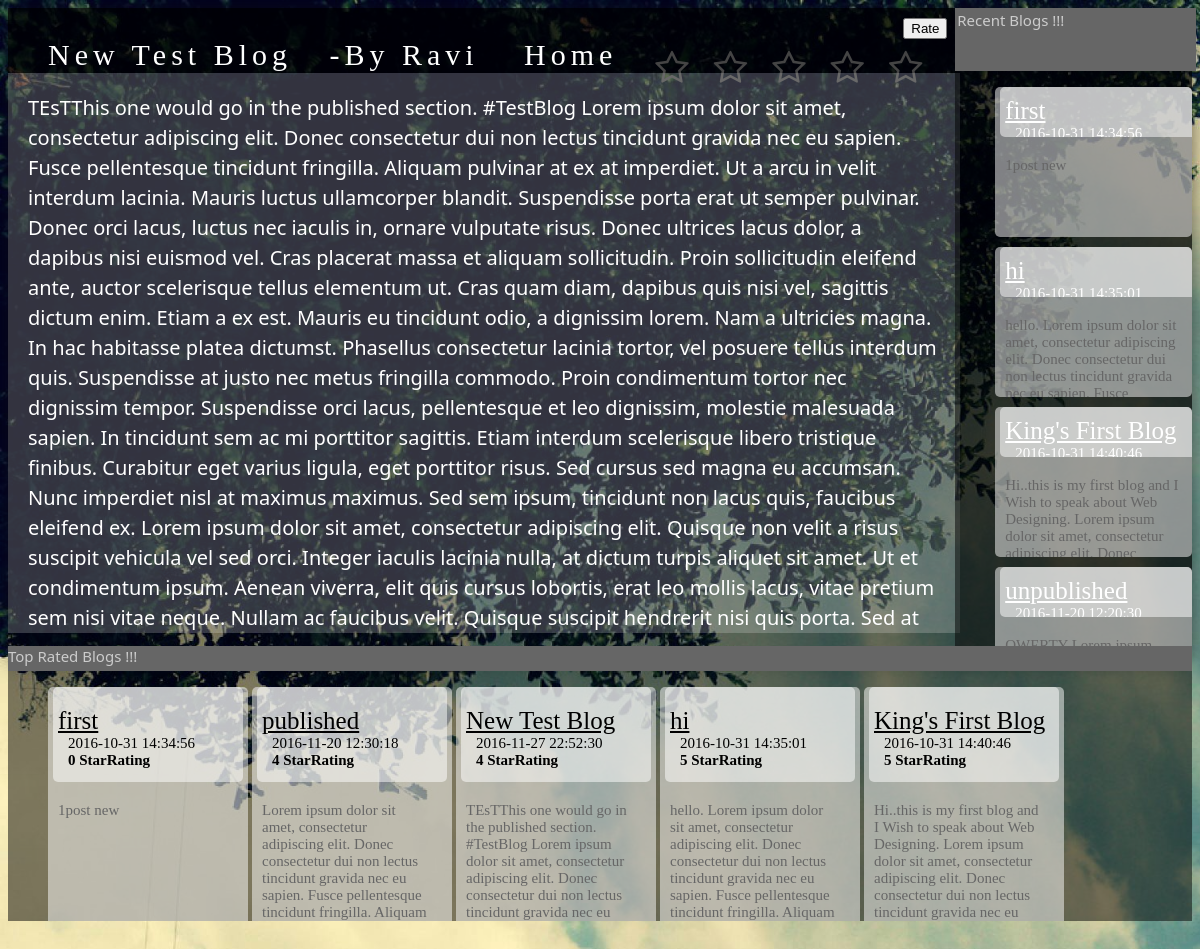
The app's page /admin/viewpost.php?post_id=78 with its own data.
### tables this page shows
CREATE TABLE `posts` (
  `post_id` int(11) NOT NULL,
  `title` varchar(200) NOT NULL,
  `content` text NOT NULL,
  `datetime` datetime NOT NULL,
  `postby` int(11) NOT NULL,
  `verified` int(11) NOT NULL DEFAULT '0',
  `publish` int(11) NOT NULL DEFAULT '0',
  `r1` int(11) NOT NULL DEFAULT '0',
  `r2` int(11) NOT NULL DEFAULT '0',
  `r3` int(11) NOT NULL DEFAULT '0',
  `r4` int(11) NOT NULL DEFAULT '0',
  `r5` int(11) NOT NULL DEFAULT '0',
  `rating` float NOT NULL DEFAULT '0'
);

CREATE TABLE `user` (
  `id` int(11) NOT NULL,
  `u_name` varchar(50) NOT NULL,
  `u_mail` varchar(50) NOT NULL,
  `u_pass` varchar(20) NOT NULL,
  `u_gender` varchar(10) NOT NULL,
  `u_contact` varchar(15) NOT NULL
);

### admin/viewpost.php (the view, shortened to what this page needs)
<?php
include "../sqlconnection.php";
$id=$_GET['post_id'];
$querydate="SELECT * FROM posts,user WHERE posts.postby=user.id && verified=1 && publish=1 ORDER BY datetime";
	$resultdate=mysqli_query($conn,$querydate);
$queryrate="SELECT * FROM posts,user WHERE posts.postby=user.id && verified=1 && publish=1 ORDER BY rating";
	$resultrate=mysqli_query($conn,$queryrate);
$queryid="SELECT * FROM posts WHERE post_id=$id";
	$resultid=mysqli_query($conn,$queryid);
			if (mysqli_num_rows($resultid) > 0){
        	$valuei=mysqli_fetch_array($resultid);
        	$uid=$valuei['postby'];
        }
$queryu="SELECT * FROM user WHERE id=$uid";
	$resultu=mysqli_query($conn,$queryu);
	if (mysqli_num_rows($resultu) > 0){
        	$valueu=mysqli_fetch_array($resultu);
        	$uname=$valueu['u_name'];
        }
?>
<!DOCTYPE html>
<html>
<head>
	<link rel="stylesheet" type="text/css" href="css/post.css">
		<link rel="stylesheet" href="//netdna.bootstrapcdn.com/font-awesome/4.2.0/css/font-awesome.min.css">
</head>
<body>
<div class="body">
	<div class="readermenu">
		<ul>
		<?php echo $valuei['title'];?>	&nbsp; -By <?php echo "$uname";?>
			<li>
			<div class="stars">
  				<form action="rate.php" id="jsform" method="_GET">
    				<label class="star star-5" for="star-5"></label>
    				<label class="star star-4" for="star-4"></label>
    				<label class="star star-3" for="star-3"></label>
    				<label class="star star-2" for="star-2"></label>
    				<label class="star star-1" for="star-1"></label>
            <input type="submit" name="submit" value="Rate" style="position: absolute;top: 10px;right: 10px; z-index: 10;">
  				</form>
			</div>
		</li>
		<li><a href="post.php" style="text-decoration: none;color: inherit;">Home</a></li>
		</ul>
	</div>
	<div class="blogsec">
<?php
	echo $valuei['content'];
?>
	</div>
	<div style="width: 20%; height: 90%; position: absolute;top: 0px;right: 0px">
		<div id="righttitle" style="border: 2px solid #666666;">
			Recent Blogs !!!
		</div>
		<div id="righttileholder">
		<ul>
		<?php
			if (mysqli_num_rows($resultdate) > 0){
        		while($value=mysqli_fetch_array($resultdate)){
?>
					<li>
					<?php echo "<a href=viewpost.php?post_id=".$value['post_id']." title=ReadFull>";?>
						<div id="rttile">
               				<div id="rtbtitle">
               					<u><?php echo $value['title']; ?></u>
               					<div id="rtdtime"><?php echo $value['datetime']; ?> <br><b><?php echo $value['rating']; ?> StarRating</b></div>
               				</div>
               				<div id="rtbontent"><?php echo $value['content']; ?></div>
           				</div>
           				<?php echo "</a>";?>
           			</li>
<?php
        		}
   			 }
?>
</ul>
		</div>
	</div>
</div>
<div style="height: 250px; position: relative;bottom:12px;">
		<div id="bottomtitle">
			Top Rated Blogs !!!
		</div>
		<div id="bottomtileholder">
		<ul>
		<?php
			if (mysqli_num_rows($resultrate) > 0){
        		while($value=mysqli_fetch_array($resultrate)){
?>
					<li>
					<?php echo "<a href=viewpost.php?post_id=".$value['post_id']." title=ReadFull>";?>
						<div id="bottile">
               				<div id="botbtitle">
               					<u><?php echo $value['title']; ?></u>
               					<div id="botdtime"><?php echo $value['datetime']; ?> <br><b><?php echo $value['rating']; ?> StarRating</b></div>
               				</div>
               				<div id="botbontent"><?php echo $value['content']; ?></div>
           				</div>
           				<?php echo "</a>";?>
           			</li>
<?php
        		}
   			 }
?>
</ul>
		</div>
	</div>
</body>
</html>

### admin/css/post.css (style rules this page uses)
body { background-image: url(../img/bg.jpg); background-size: cover; background-repeat: no-repeat; background-attachment: fixed; overflow: scroll; }
.body { position: relative; height: 650px; width: 100%; background-color: rgba(0,0,0,0.5); color: #ffffff; -moz-box-shadow: 0px 0px 20px 1px rgba(16, 16, 16, 0.57); -webkit-box-shadow: 0px 0px 20px 1px rgba(16, 16, 16, 0.57); box-shadow: 0px 0px 20px 1px rgba(16, 16, 16, 0.57); }
#bottomtileholder { position: relative; bottom: 0px; height: 100%; background-color: rgba(0,0,0,0.5); width: 100%; overflow-x: scroll; }
#bottomtileholder ul { list-style-type: none; position: relative; }
#bottomtileholder ul a { text-decoration: none; color: inherit; }
#bottomtileholder ul li { display: inline-block; }
#bottile { position: relative; height: 300px; background-color: rgba(255,255,255,0.5); border-radius: 5px; padding-right: 10px; overflow: hidden; width: 190px; }
#botbtitle { position: relative; font-size: 25px; left: 5px; padding-left: 5px; padding-top: 20px; padding-right: 10px; overflow: hidden; height: 25%; background-color: rgba(255,255,255,0.5); border-radius: 5px; }
#botdtime { padding-left: 10px; font-size: 15px; font-family: "Times New Roman", Georgia, Serif; padding-right: 10px; overflow: hidden; }
#botbontent { padding-top: 20px; padding-left: 10px; font-size: 15px; color: #666666; padding-right: 10px; text-decoration: none; overflow: hidden; }
#righttileholder { position: relative; top: 0px; background-color: rgba(0,0,0,0.5); height: 100%; overflow-y: scroll; justify-content: flex-start; }
#rttile { position: relative; left: 0px; height: 150px; background-color: rgba(255,255,255,0.5); border-radius: 5px; overflow: hidden; width: 100%; margin-bottom: 10px; float: left; }
#rtbtitle { position: relative; font-size: 25px; left: 5px; padding-left: 5px; padding-top: 10px; padding-right: 10px; overflow: hidden; height: 27%; background-color: rgba(255,255,255,0.5); border-radius: 5px; }
#rtdtime { padding-left: 10px; font-size: 15px; font-family: "Times New Roman", Georgia, Serif; padding-right: 10px; overflow: hidden; }
#rtbontent { padding-top: 20px; padding-left: 10px; font-size: 15px; color: #666666; padding-right: 10px; text-decoration: none; overflow: hidden; }
#righttileholder ul { list-style-type: none; position: relative; }
#righttileholder ul a { text-decoration: none; color: inherit; }
#bottomtitle,#righttitle { width: 100%; position: relative; top: 0px; font-family: Candara, Calibri, Segoe, 'Segoe UI', Optima, Arial, sans-serif; font-size: 15px; background-color: #666666; color: #cccccc; height: 10%; }
.blogsec { position: absolute; width: 77%; top: 10%; height: 80%; background-color: rgba(255,255,255,0.2); overflow-y: scroll; padding-left: 20px; padding-top: 20px; padding-bottom: 20px; padding-right: 20px; font-family: Candara, Calibri, Segoe, 'Segoe UI', Optima, Arial, sans-serif; font-size: 20px; line-height: 30px; }
.readermenu { position: absolute; top: 0px; left: 0px; height: 10%; width: 78.5%; padding-right: 20px; background-color: rgba(0,0,0,0.5); }
.readermenu ul { list-style-type: none; font-family: "Brush Script MT",cursive; font-size: 30px; letter-spacing: 5px; padding-bottom: 20px; }
.readermenu ul li { display: inline-block; padding-left: 20px; float: right; }

### admin/viewpost.php (style rules this page uses)
div.stars { width: 300px; display: inline-block; }
label.star { float: right; padding: 10px; font-size: 36px; color: #444; transition: all .2s; }
label.star:before { content: '\f006'; font-family: FontAwesome; }

### records on screen
posts: title "New Test Blog", content "TEsTThis one would go in the published section. #TestBlog Lorem ipsum dolor sit amet, consectetur adipiscing elit. Donec consectetur dui non lectus tincidunt gravida nec eu sapien. Fusce pellentesque tincidunt fringilla. Aliquam pulvinar at ex at imperdiet. Ut a arcu in velit interdum lacinia. Mauris luctus ullamcorper blandit. Suspendisse porta erat ut semper pulvinar. Donec orci lacus, luctus nec iaculis in, ornare vulputate risus. Donec ultrices lacus dolor, a dapibus nisi euismod vel. Cras placerat massa et aliquam sollicitudin. Proin sollicitudin eleifend ante, auctor scelerisque tellus elementum ut. Cras quam diam, dapibus quis nisi vel, sagittis dictum enim. Etiam a ex est. Mauris eu…", datetime "2016-11-27 22:52:30", rating "4", content "TEsTThis one would go in the published section. #TestBlog Lorem ipsum dolor sit amet, consectetur adipiscing elit. Donec consectetur dui non lectus tincidunt gravida nec eu…"
user: u_name "Ravi"
posts: title "first", datetime "2016-10-31 14:34:56", content "1post new", rating "0"
posts: title "hi", datetime "2016-10-31 14:35:01", content "hello. Lorem ipsum dolor sit amet, consectetur adipiscing elit. Donec consectetur dui non lectus tincidunt gravida…", rating "5", content "hello. Lorem ipsum dolor sit amet, consectetur adipiscing elit. Donec consectetur dui non lectus tincidunt gravida nec eu sapien. Fusce pellentesque tincidunt fringilla. Aliquam…"
posts: title "King's First Blog", datetime "2016-10-31 14:40:46", content "Hi..this is my first blog and I Wish to speak about Web Designing. Lorem ipsum dolor sit amet, consectetur…", rating "5", content "Hi..this is my first blog and I Wish to speak about Web Designing. Lorem ipsum dolor sit amet, consectetur adipiscing elit. Donec consectetur dui non lectus tincidunt gravida nec eu…"
posts: title "unpublished", datetime "2016-11-20 12:20:30", content "QWERTY Lorem ipsum…"
posts: title "published", datetime "2016-11-20 12:30:18", rating "4", content "Lorem ipsum dolor sit amet, consectetur adipiscing elit. Donec consectetur dui non lectus tincidunt gravida nec eu sapien. Fusce pellentesque tincidunt fringilla. Aliquam…"
